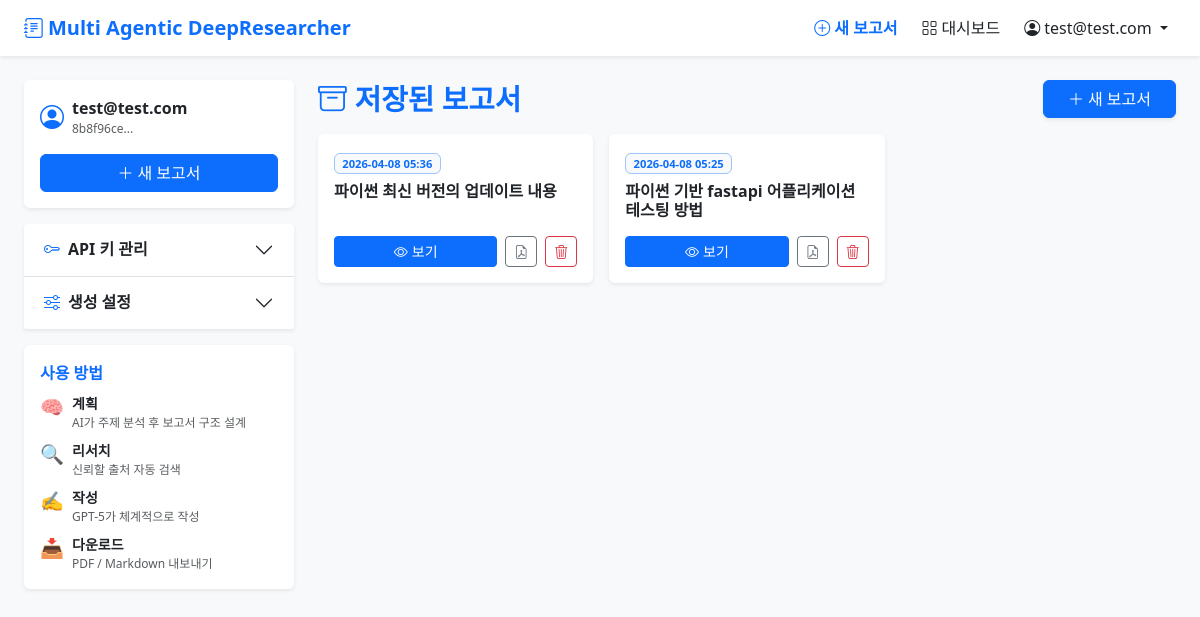
Before: /dashboard (signed in) with the older database file.
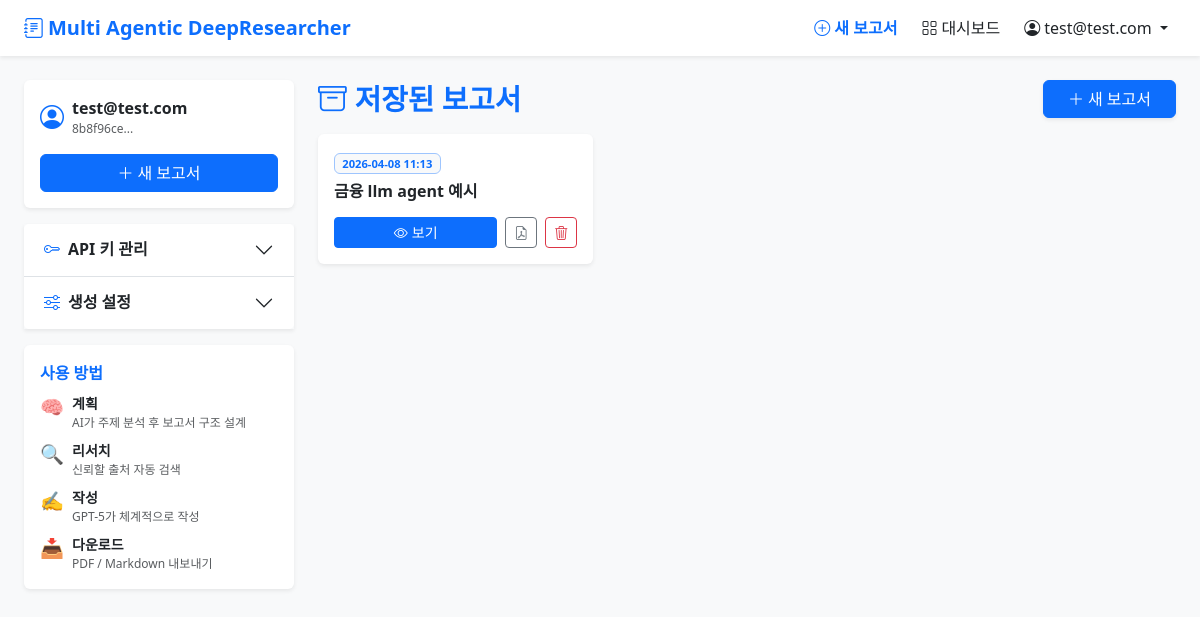
After: the same page with the newer database file.
### tables this page shows
CREATE TABLE users (
	id VARCHAR(36) NOT NULL, 
	email VARCHAR(255) NOT NULL, 
	hashed_password VARCHAR(255) NOT NULL, 
	full_name VARCHAR(100), 
	PRIMARY KEY (id)
);

CREATE TABLE reports (
	id INTEGER NOT NULL, 
	user_id VARCHAR(36) NOT NULL, 
	topic VARCHAR(255) NOT NULL, 
	filename VARCHAR(255) NOT NULL, 
	timestamp DATETIME DEFAULT (CURRENT_TIMESTAMP), 
	logs_json TEXT, 
	PRIMARY KEY (id), 
	FOREIGN KEY(user_id) REFERENCES users (id)
);

### routers/reports.py (the view)
@router.get("/dashboard", response_class=HTMLResponse)
async def dashboard(request: Request, user=Depends(require_user)):
    session = get_session(request)
    reports = load_saved_reports(str(user.id))
    return templates.TemplateResponse("dashboard.html", {
        "request": request,
        "user": user,
        "reports": reports,
        "session": session,
        "messages": [],
    })

### templates/dashboard.html (shortened to what this page needs)
{% extends "base.html" %}
{% block content %}
<div class="row g-4">
  <div class="col-12 col-lg-3">
    <div class="card shadow-sm border-0 p-3 mb-3 bg-white">
      <div class="d-flex align-items-center gap-2 mb-2">
        <i class="bi bi-person-circle fs-4 text-primary"></i>
        <div>
          <div class="fw-bold text-dark">{{ user.email }}</div>
          <div class="text-muted" style="font-size:0.75rem">{{ user.id[:8] }}...</div>
        </div>
      </div>
      <a href="/generate" class="btn btn-primary w-100 mt-2">
        <i class="bi bi-plus-lg me-1"></i>새 보고서
      </a>
    </div>
    <div class="accordion shadow-sm border-0 mb-3" id="settingsAccordion">
      <div class="accordion-item border-0 border-bottom">
        <h2 class="accordion-header">
          <button class="accordion-button collapsed bg-white text-dark fw-semibold" type="button"
                  data-bs-toggle="collapse" data-bs-target="#apiKeyPanel">
            <i class="bi bi-key me-2 text-primary"></i>API 키 관리
          </button>
        </h2>
      </div>
      <div class="accordion-item border-0">
        <h2 class="accordion-header">
          <button class="accordion-button collapsed bg-white text-dark fw-semibold" type="button"
                  data-bs-toggle="collapse" data-bs-target="#prefPanel">
            <i class="bi bi-sliders me-2 text-primary"></i>생성 설정
          </button>
        </h2>
      </div>
    </div>
    <div class="card shadow-sm border-0 p-3 mt-3 bg-white">
      <div class="fw-bold mb-2 text-primary">사용 방법</div>
      <div class="d-flex gap-2 mb-2 align-items-start">
        <span style="font-size:1.2rem">🧠</span>
        <div><div class="fw-bold text-dark small">계획</div><div class="text-muted" style="font-size:0.75rem">AI가 주제 분석 후 보고서 구조 설계</div></div>
      </div>
      <div class="d-flex gap-2 mb-2 align-items-start">
        <span style="font-size:1.2rem">🔍</span>
        <div><div class="fw-bold text-dark small">리서치</div><div class="text-muted" style="font-size:0.75rem">신뢰할 출처 자동 검색</div></div>
      </div>
      <div class="d-flex gap-2 mb-2 align-items-start">
        <span style="font-size:1.2rem">✍️</span>
        <div><div class="fw-bold text-dark small">작성</div><div class="text-muted" style="font-size:0.75rem">GPT-5가 체계적으로 작성</div></div>
      </div>
      <div class="d-flex gap-2 align-items-start">
        <span style="font-size:1.2rem">📥</span>
        <div><div class="fw-bold text-dark small">다운로드</div><div class="text-muted" style="font-size:0.75rem">PDF / Markdown 내보내기</div></div>
      </div>
    </div>
  </div>
  <div class="col-12 col-lg-9">
    <div class="d-flex align-items-center justify-content-between mb-3">
      <h2 class="text-primary fw-bold mb-0" style="font-size:1.8rem">
        <i class="bi bi-archive me-2"></i>저장된 보고서
      </h2>
      <a href="/generate" class="btn btn-primary px-4 shadow-sm">
        <i class="bi bi-plus-lg me-1"></i>새 보고서
      </a>
    </div>
    {% if reports %}
      <div class="row g-3">
        {% for report in reports %}
        <div class="col-12 col-md-6 col-xl-4">
          <div class="card shadow-sm border-0 p-3 h-100 d-flex flex-column bg-white">
            <div class="mb-2">
              <span class="badge bg-light text-primary border border-primary-subtle" style="font-size:0.7rem">
                {{ report.timestamp.strftime('%Y-%m-%d %H:%M') }}
              </span>
            </div>
            <h6 class="fw-bold mb-3 flex-grow-1 text-dark">
              {{ report.topic }}
            </h6>
            <div class="d-flex gap-2 mt-auto">
              <a href="/reports/{{ report.path }}"
                 class="btn btn-primary btn-sm flex-fill">
                <i class="bi bi-eye me-1"></i>보기
              </a>
              <a href="/pdf/reports/{{ report.path }}/pdf"
                 class="btn btn-outline-secondary btn-sm">
                <i class="bi bi-file-earmark-pdf"></i>
              </a>
              <form method="post" action="/reports/{{ report.path }}/delete"
                    onsubmit="return confirm('정말 삭제하시겠습니까?')">
                <button type="submit" class="btn btn-outline-danger btn-sm">
                  <i class="bi bi-trash3"></i>
                </button>
              </form>
            </div>
          </div>
        </div>
        {% endfor %}
      </div>
    {% endif %}
  </div>
</div>
{% endblock %}

### templates/base.html (shortened to what this page needs)
<!DOCTYPE html>
<html lang="ko">
<head>
  <link rel="stylesheet" href="https://cdn.jsdelivr.net/npm/bootstrap@5.3.3/dist/css/bootstrap.min.css"
>
  <link rel="stylesheet" href="https://cdn.jsdelivr.net/npm/bootstrap-icons@1.11.3/font/bootstrap-icons.min.css">
  <link rel="stylesheet" href="/static/css/custom.css">
</head>
<body class="bg-light text-dark">
  <nav class="navbar navbar-expand-lg navbar-light bg-white shadow-sm sticky-top">
    <div class="container-fluid px-4">
      <a class="navbar-brand text-primary fw-bold" href="/dashboard">
        <i class="bi bi-journal-text me-1"></i>Multi Agentic DeepResearcher
      </a>
      <div class="collapse navbar-collapse" id="navMenu">
        <ul class="navbar-nav ms-auto align-items-center gap-2">
          {% if user %}
          <li class="nav-item">
            <a class="nav-link text-primary fw-semibold" href="/generate">
              <i class="bi bi-plus-circle me-1"></i>새 보고서
            </a>
          </li>
          <li class="nav-item">
            <a class="nav-link text-dark" href="/dashboard">
              <i class="bi bi-grid me-1"></i>대시보드
            </a>
          </li>
          <li class="nav-item dropdown">
            <a class="nav-link dropdown-toggle text-dark" href="#" data-bs-toggle="dropdown">
              <i class="bi bi-person-circle me-1"></i>{{ user.email }}
            </a>
          </li>
          {% else %}
          <li class="nav-item">
            <a class="btn btn-primary btn-sm px-3 rounded-pill shadow-sm" href="/auth/login">로그인</a>
          </li>
          {% endif %}
        </ul>
      </div>
    </div>
  </nav>
  <main class="container-fluid px-4 py-4">
    {% block content %}{% endblock %}
  </main>
</body>
</html>

### static/css/custom.css (style rules this page uses)
body { -webkit-font-smoothing: antialiased; }

Changed rows visible on the page:
removed reports: timestamp "2026-04-08 05:36", topic "파이썬 최신 버전의 업데이트 내용"
changed reports: timestamp "2026-04-08 05:25" → "2026-04-08 11:13"; topic "파이썬 기반 fastapi 어플리케이션 테스팅 방법" → "금융 llm agent 예시"
